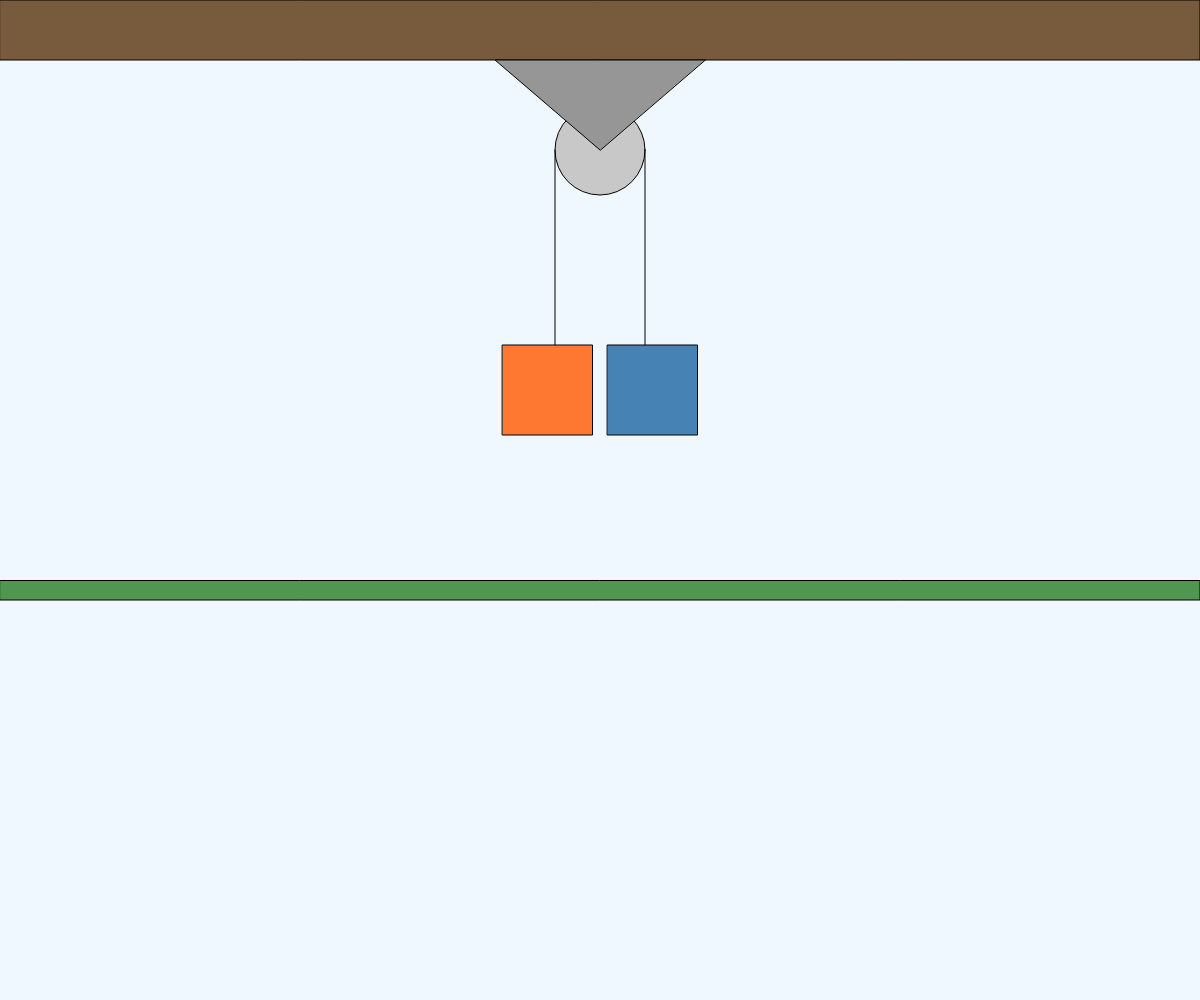
Frame 1 (no input)
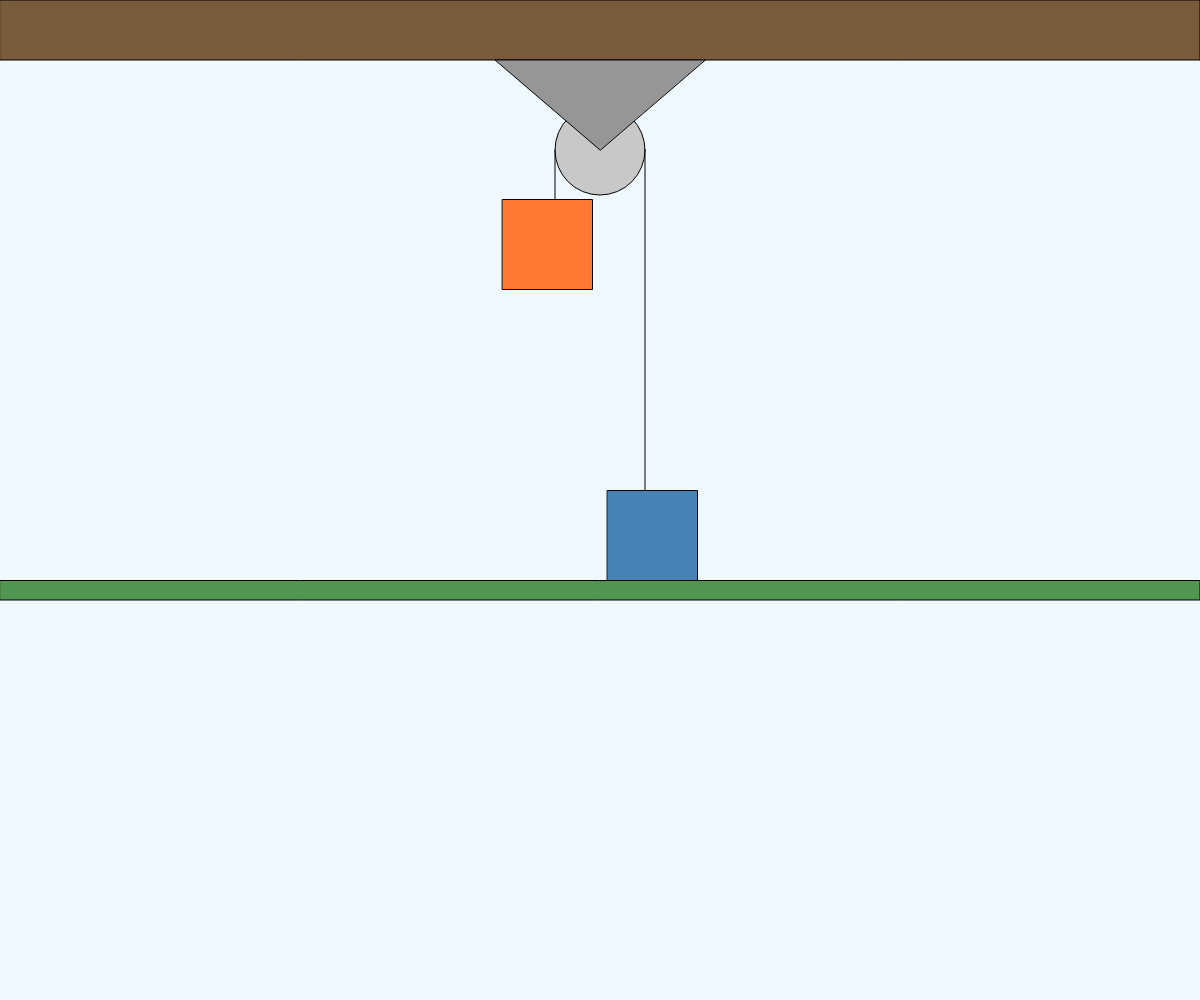
Frame 60 (no input)
Frame 120 (the mouse pressed at the canvas centre since frame 60): identical to frame 60, image omitted

The p5.js sketch that drew these frames (run headless with seeded random() and noise() and a simulated clock; from frame 60 on, the mouse is pressed at the canvas centre):

// p5.js sketch
// ── sketch.js
// Declara as variáveis de posição, velocidade e aceleração
let posy1 = 230, posy2 = 230, vely = 0, acel = 0;

// Declara as massas e a massa total
let massa1 = 5, massa2 = 15, massaTotal = 0;

// Declara os pesos e a gravidade
let Peso1 = 0, Peso2 = 0, gravidade = 1;

// Dimensões lógicas originais do desenho
const larguraBase = 800;
const alturaBase = 400;
let escala; // fator de multiplicação

function setup() {
  // Cria a tela do tamanho da janela
  createCanvas(windowWidth, windowHeight);

  // Calcula o fator de escala — mantém proporção sem cortar
  escala = min(width / larguraBase, height / alturaBase);

  // Calcula os pesos e a aceleração
  Peso1 = massa1 * gravidade;
  Peso2 = massa2 * gravidade;
  massaTotal = massa1 + massa2;
  acel = (Peso2 - Peso1) / massaTotal;
}

function draw() {
  background(240, 248, 255);

  // --- SUPORTE DA POLIA ---
  fill(120, 90, 60);
  rect(0, 0, 800 * escala, 40 * escala);

  fill(200);
  circle(400 * escala, 100 * escala, 60 * escala);

  fill(150);
  triangle(400 * escala, 100 * escala,
           330 * escala, 40 * escala,
           470 * escala, 40 * escala);

  // --- CHÃO ---
  fill(80, 150, 80);
  rect(0, 387 * escala, 800 * escala, 13 * escala);

  // --- BLOCO 1 ---
  fill(255, 120, 50);
  square(335 * escala, posy1 * escala, 60 * escala);
  line(370 * escala, 100 * escala, 370 * escala, posy1 * escala);

  // --- BLOCO 2 ---
  fill(70, 130, 180);
  square(405 * escala, posy2 * escala, 60 * escala);
  line(430 * escala, 100 * escala, 430 * escala, posy2 * escala);

  // --- MOVIMENTO ---
  vely = vely + acel;
  posy1 = posy1 - vely;
  posy2 = posy2 + vely;

  // --- INTERROMPE O MOVIMENTO AO CHEGAR AO CHÃO ---
  if (posy2 >= 327) {
    posy1 = 133;
    posy2 = 327;
    acel = 0;
    vely = 0;
  }
}

// Recalcula tudo ao redimensionar a janela
function windowResized() {
  resizeCanvas(windowWidth, windowHeight);
  escala = min(width / larguraBase, height / alturaBase);
}
